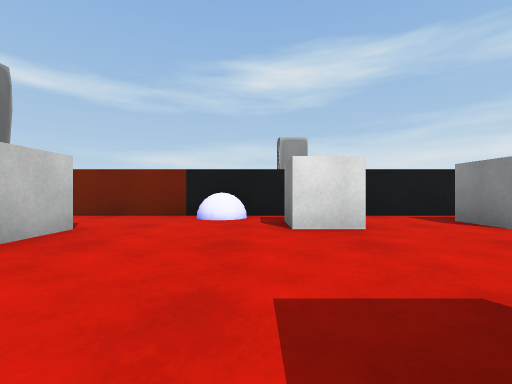
view 1 (above)

24 first-person views from a walk through a Unity game level. The camera is 0.51 m above the floor, looks level and sees 90° across. The floor is counted in squares, 1 m on a side. Each view is taken from the middle of a square. On the plan, view 1 faces up. The plan holds only what a view shows up to about 9 squares ahead; the rest is blank. The place goes on beyond the plan. The player character is not drawn. Some animated figures are left out.

view 2
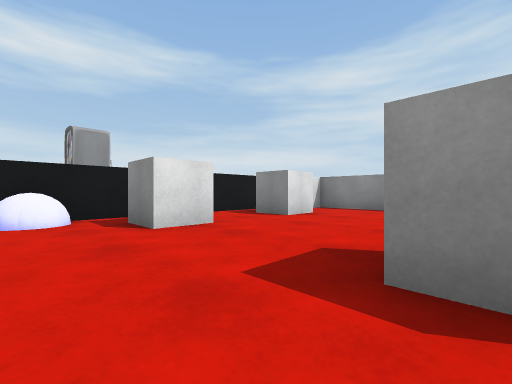

view 3
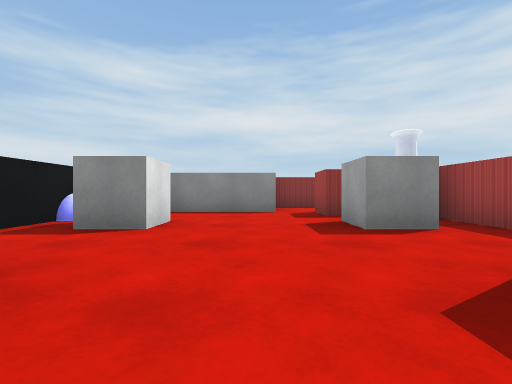

view 4
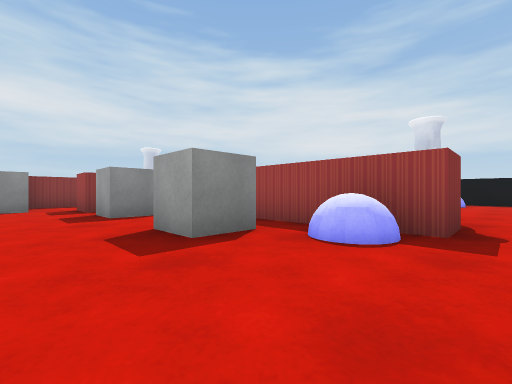

view 5
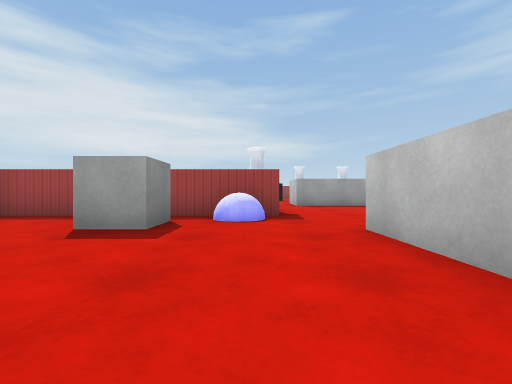

view 6
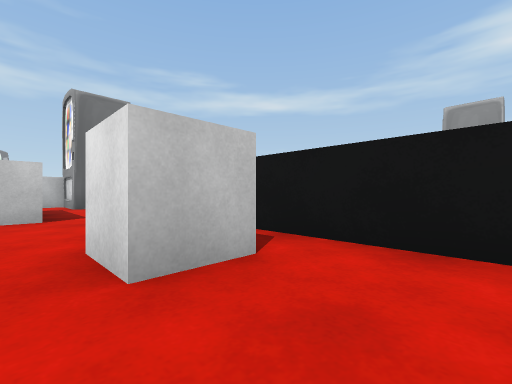

view 7
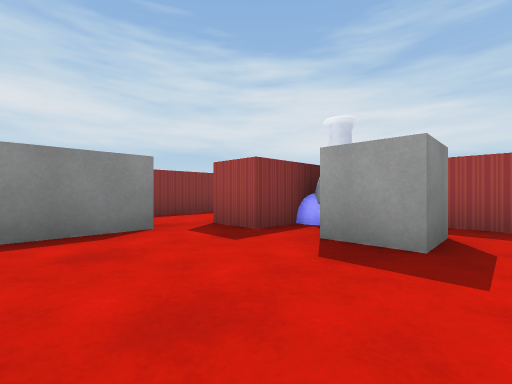

view 8
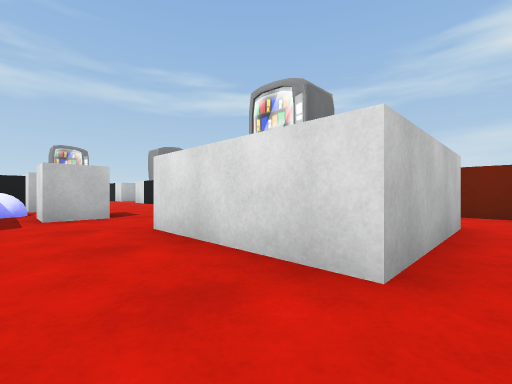

view 9
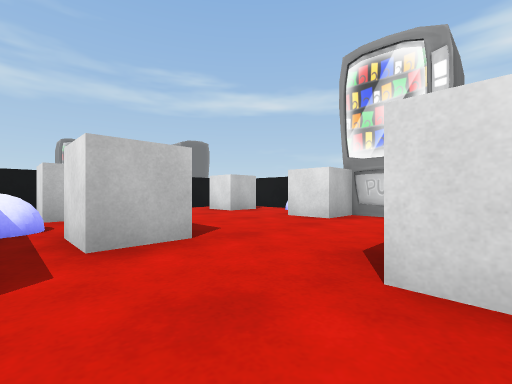

view 10
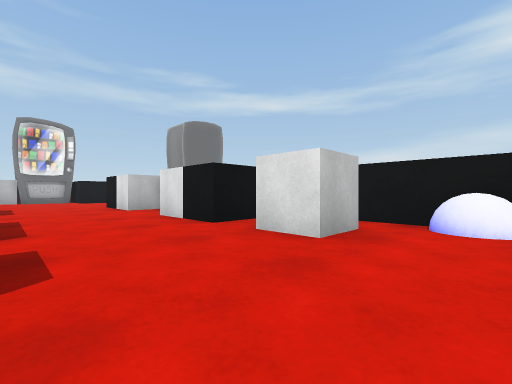

view 11
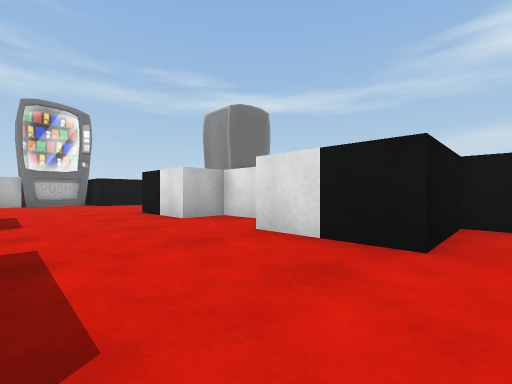

view 12
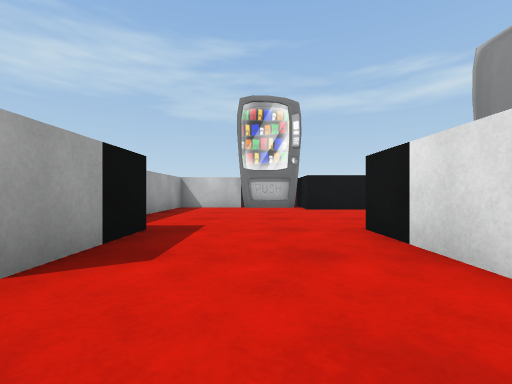

view 13
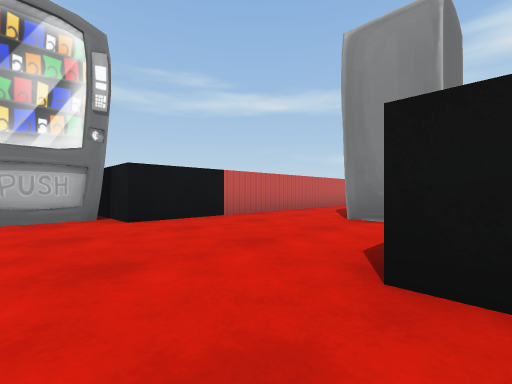

view 14
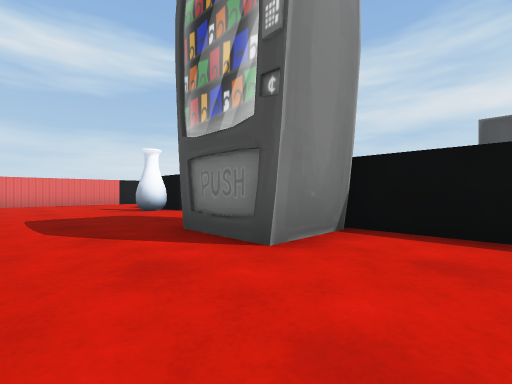

view 15
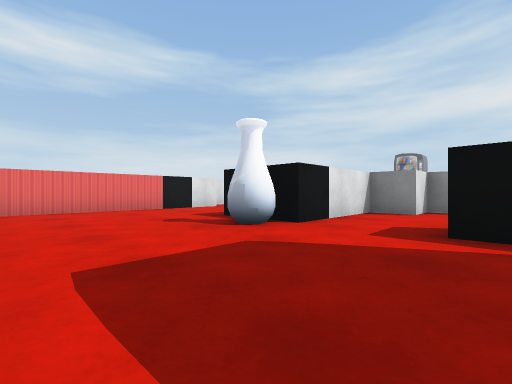

view 16
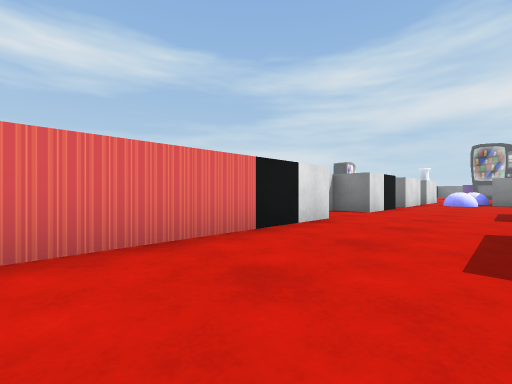

view 17
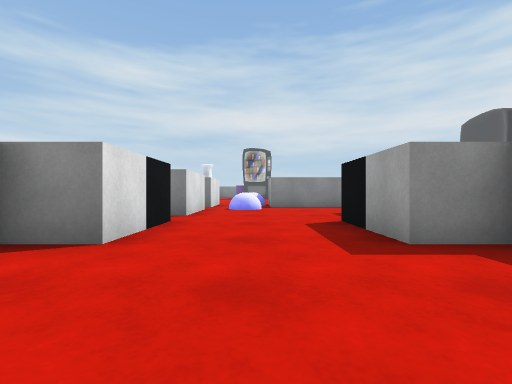

view 18
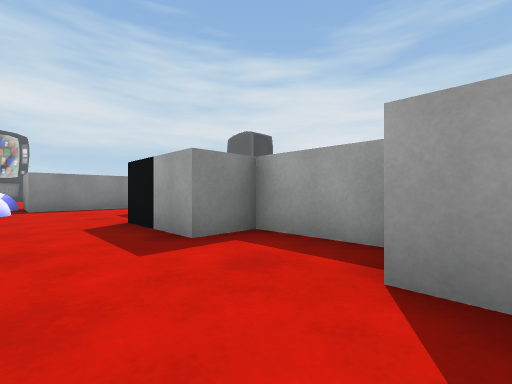

view 19
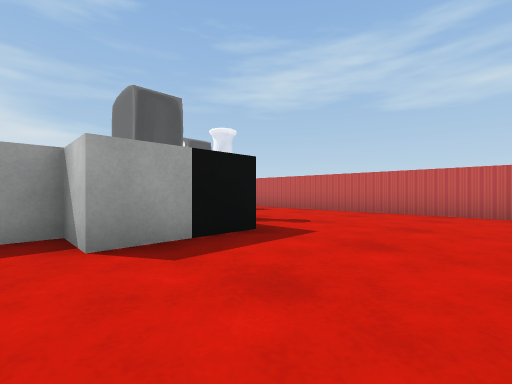

view 20
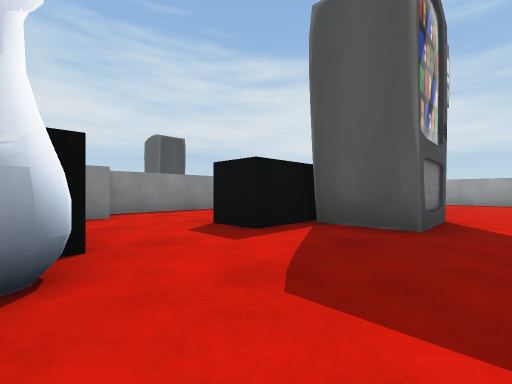

view 21
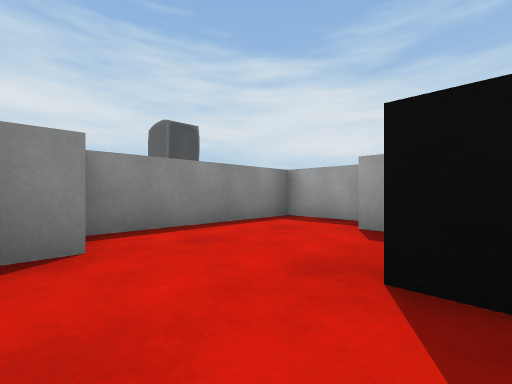

view 22
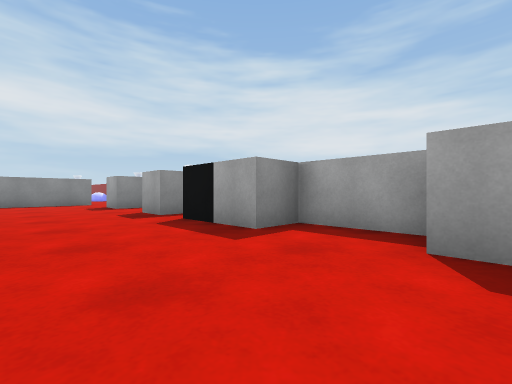

view 23
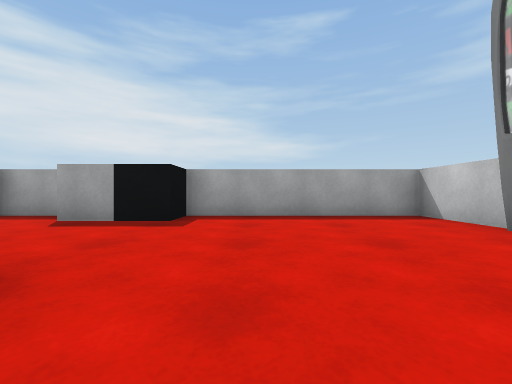

view 24
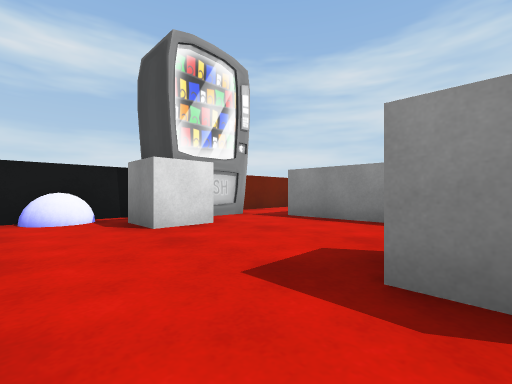

### Floor plan
Points are (right, up) in squares from view 1. A wall is a line through its corners. A room is listed if a view was taken in it or the views show most of it. See-through windows are left out.
Room 1 (views 1, 2, 3, 4, 5, 6, 7, 8)
walls: (1.5, 4.5) (1.5, 3.5) (0.5, 3.5) (0.5, 4.5); (0.5, -0.5) (0.5, 0.5) (1.5, 0.5); (3.5, -0.5) (3.5, 0.5) (4.5, 0.5); (4.5, 3.5) (3.5, 3.5) (3.5, 4.5); (2.9, -1.5) (4.5, -1.5); (6.5, 1.4) (6.5, 4.5) (6, 4.5); (4.9, 5.5) (-1.5, 5.5); (5.5, -1.2) (5.5, 0.5) (6.5, 0.5); (-2.5, 3.5) (-2.5, 0.5)
ways out: opening at (-3, -0.5) to room 2; opening at (-2.5, 4.5) to room 2; opening at (6, 1)
objects: other object (-1, -1) to (0, -1); other object (-1, 5) to (0, 5); other object (5, -1); other object (5, 0); other object (5, 5)
Room 2 (views 9, 10, 11, 12, 13, 14, 15, 16, 17, 18, 19, 20, 22, 23, 24)
walls: (-15.5, 4.5) (-16.5, 4.5) (-16.5, 3.5) (-18.5, 3.5); (-18.5, 5) (-18.5, 9.5); (-10.5, 4.5) (-10.5, 3.5) (-11.5, 3.5); (-16.4, -0.5) (-14.5, -0.5) (-14.5, 0.5) (-12.5, 0.5); (-12.5, -0.4) (-12.5, -1); (-11.5, -0.1) (-11.5, 0.5) (-10.5, 0.5); (-8.1, 5.5) (-12.5, 5.5) (-12.5, 3.5) (-14.5, 3.5); (-7.5, 4.5) (-7.5, 3.5) (-8.5, 3.5) (-8.5, 4.4); (-8.5, -0.5) (-8.5, 0.5) (-7.5, 0.5) (-7.5, -0.5); (-18.5, 11.5) (-18.5, 13.5) (-16.5, 13.5) (-16.5, 12.5) (-14.5, 12.5) (-14.5, 13.5) (-12.5, 13.5); (-23.5, 1.5) (-23.5, -0.5) (-18.5, -0.5) (-18.5, 0.5) (-16.5, 0.5); (-5.5, 1.5) (-5.5, 3.5); (-8.5, 12.1) (-8.5, 14.5) (-6.9, 14.5); (-16.5, 16.5) (-22, 16.5); (-12.5, 16.5) (-14.5, 16.5) (-14.5, 17.5); (-2.5, 0.5) (-5.5, 0.5); (-1.5, 5.5) (-5, 5.5); (-9.5, 16.5) (-11.5, 16.5); (-22.5, 16) (-22.5, 3.5) (-24.2, 3.5); (-8, 16.5) (-8.5, 16.5)
ways out: opening at (-3, -0.5) to room 1; opening at (-2.5, 4.5) to room 1; opening at (-18, 10.5) to room 3; opening at (-12, 17)
objects: other object (-24, 2) to (-24, 3); other object (-20, 7) to (-19, 8); other object (-19, 12); other object (-10, -1) to (-9, -1); other object (-10, 5) to (-9, 5); other object (-10, 15) to (-9, 16); other object (-8, 5) to (-6, 5); other object (-8, 15) to (-7, 15)
Room 3 (view 21)
walls: (-16.1, 6.5) (-14.5, 6.5) (-14.5, 10.5) (-15.5, 10.5) (-15.5, 11.5) (-18.5, 11.5); (-18.5, 9.5) (-17.5, 9.5)
ways out: opening at (-18, 10.5) to room 2

Where each view was taken, in squares from view 1:
view 1: 0 up, 0 right, facing up
view 2: 0 up, 1 left, facing up-right
view 3: 2 up, 0 right, facing right
view 4: 2 up, 2 left, facing down-right
view 5: 4 up, 1 left, facing down
view 6: 3 up, 3 right, facing up-left
view 7: 3 up, 3 right, facing down-right
view 8: 1 down, 2 left, facing up-left
view 9: 1 down, 5 left, facing up-left
view 10: 1 up, 9 left, facing up-left
view 11: 1 up, 12 left, facing up-left
view 12: 2 up, 15 left, facing left
view 13: 2 up, 18 left, facing up-left
view 14: 5 up, 22 left, facing up-right
view 15: 9 up, 22 left, facing up-right
view 16: 14 up, 21 left, facing up-right
view 17: 15 up, 17 left, facing right
view 18: 15 up, 17 left, facing down-right
view 19: 16 up, 16 left, facing down-left
view 20: 12 up, 21 left, facing down-right
view 21: 11 up, 18 left, facing down-right
view 22: 3 up, 17 left, facing down-right
view 23: 5 up, 20 left, facing down
view 24: 0 up, 10 left, facing up-right
